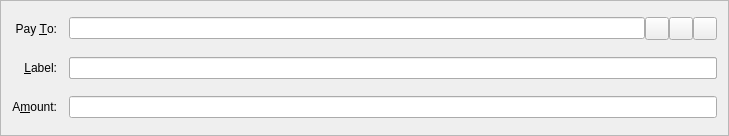
<?xml version="1.0" encoding="UTF-8"?>
<ui version="4.0">
 <class>SendCoinsEntry</class>
 <widget class="QFrame" name="SendCoinsEntry">
  <property name="geometry">
   <rect>
    <x>0</x>
    <y>0</y>
    <width>729</width>
    <height>136</height>
   </rect>
  </property>
  <property name="windowTitle">
   <string>Form</string>
  </property>
  <property name="frameShape">
   <enum>QFrame::StyledPanel</enum>
  </property>
  <property name="frameShadow">
   <enum>QFrame::Sunken</enum>
  </property>
  <layout class="QGridLayout" name="gridLayout">
   <property name="spacing">
    <number>12</number>
   </property>
   <item row="5" column="0">
    <widget class="QLabel" name="label">
     <property name="text">
      <string>A&amp;mount:</string>
     </property>
     <property name="alignment">
      <set>Qt::AlignRight|Qt::AlignTrailing|Qt::AlignVCenter</set>
     </property>
     <property name="buddy">
      <cstring>payAmount</cstring>
     </property>
    </widget>
   </item>
   <item row="3" column="0">
    <widget class="QLabel" name="label_2">
     <property name="text">
      <string>Pay &amp;To:</string>
     </property>
     <property name="alignment">
      <set>Qt::AlignRight|Qt::AlignTrailing|Qt::AlignVCenter</set>
     </property>
     <property name="buddy">
      <cstring>payTo</cstring>
     </property>
    </widget>
   </item>
   <item row="5" column="1">
    <widget class="BitcoinAmountField" name="payAmount"/>
   </item>
   <item row="4" column="1">
    <layout class="QHBoxLayout" name="horizontalLayout_2">
     <property name="spacing">
      <number>0</number>
     </property>
     <item>
      <widget class="QValidatedLineEdit" name="addAsLabel">
       <property name="enabled">
        <bool>true</bool>
       </property>
       <property name="toolTip">
        <string>Enter a label for this address to add it to your address book</string>
       </property>
      </widget>
     </item>
    </layout>
   </item>
   <item row="4" column="0">
    <widget class="QLabel" name="label_4">
     <property name="text">
      <string>&amp;Label:</string>
     </property>
     <property name="alignment">
      <set>Qt::AlignRight|Qt::AlignTrailing|Qt::AlignVCenter</set>
     </property>
     <property name="buddy">
      <cstring>addAsLabel</cstring>
     </property>
    </widget>
   </item>
   <item row="3" column="1">
    <layout class="QHBoxLayout" name="payToLayout">
     <property name="spacing">
      <number>0</number>
     </property>
     <item>
      <widget class="QValidatedLineEdit" name="payTo">
       <property name="toolTip">
        <string>The BPR address to send the payment to  (e.g. PEbmpvbq3dBFFqMWybLYKpjFWKfVKFcZFr)</string>
       </property>
       <property name="maxLength">
        <number>34</number>
       </property>
      </widget>
     </item>
     <item>
      <widget class="QToolButton" name="addressBookButton">
       <property name="toolTip">
        <string>Choose address from address book</string>
       </property>
       <property name="text">
        <string/>
       </property>
       <property name="icon">
        <iconset resource="../themes.qrc">
         <normaloff>:/default/res/themes/default/icons/light/address-book.png</normaloff>:/default/res/themes/default/icons/light/address-book.png</iconset>
       </property>
       <property name="iconSize">
        <size>
         <width>16</width>
         <height>16</height>
        </size>
       </property>
       <property name="shortcut">
        <string>Alt+A</string>
       </property>
      </widget>
     </item>
     <item>
      <widget class="QToolButton" name="pasteButton">
       <property name="toolTip">
        <string>Paste address from clipboard</string>
       </property>
       <property name="text">
        <string/>
       </property>
       <property name="icon">
        <iconset resource="../themes.qrc">
         <normaloff>:/default/res/themes/default/icons/light/paste.png</normaloff>:/default/res/themes/default/icons/light/paste.png</iconset>
       </property>
       <property name="shortcut">
        <string>Alt+P</string>
       </property>
      </widget>
     </item>
     <item>
      <widget class="QToolButton" name="deleteButton">
       <property name="toolTip">
        <string>Remove this recipient</string>
       </property>
       <property name="text">
        <string/>
       </property>
       <property name="icon">
        <iconset resource="../bitcoin.qrc">
         <normaloff>:/icons/remove</normaloff>:/icons/remove</iconset>
       </property>
      </widget>
     </item>
    </layout>
   </item>
      <item row="4" column="1">
    <widget class="QValidatedLineEdit" name="addAsLabel">
     <property name="toolTip">
      <string>Enter a label for this address to add it to your address book</string>
     </property>
    </widget>
   </item>
  </layout>
 </widget>
 <customwidgets>
  <customwidget>
   <class>QValidatedLineEdit</class>
   <extends>QLineEdit</extends>
   <header>qvalidatedlineedit.h</header>
  </customwidget>
  <customwidget>
   <class>BitcoinAmountField</class>
   <extends>QLineEdit</extends>
   <header>bitcoinamountfield.h</header>
   <container>1</container>
  </customwidget>
 </customwidgets>
 <resources>
  <include location="../themes.qrc"/>
  <include location="../bitcoin.qrc"/>
 </resources>
 <connections/>
</ui>
